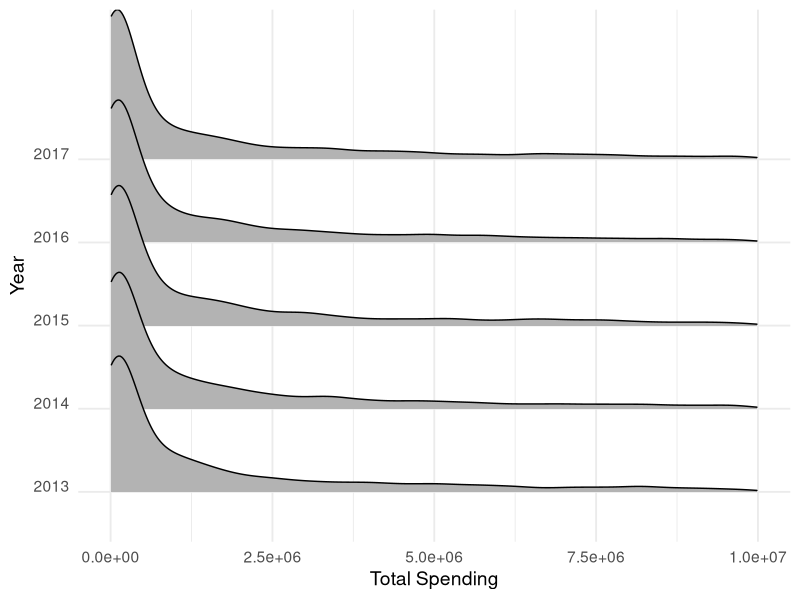
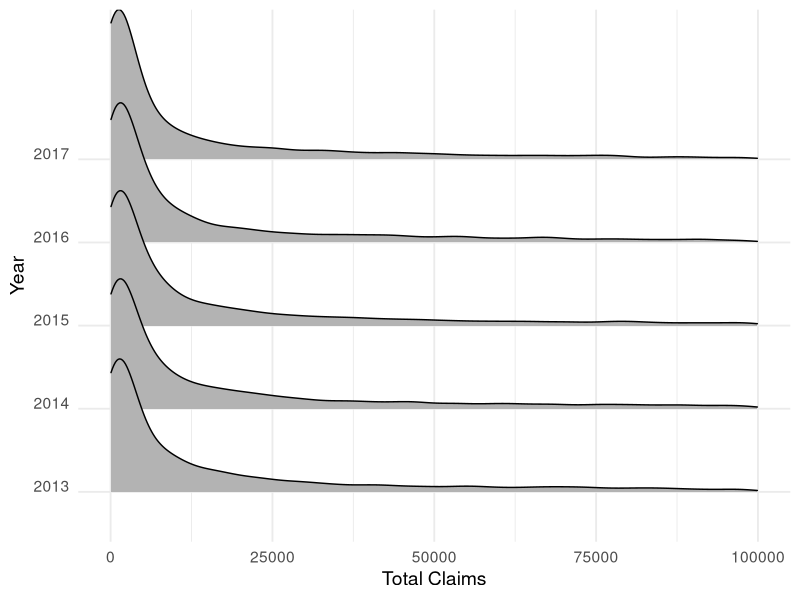
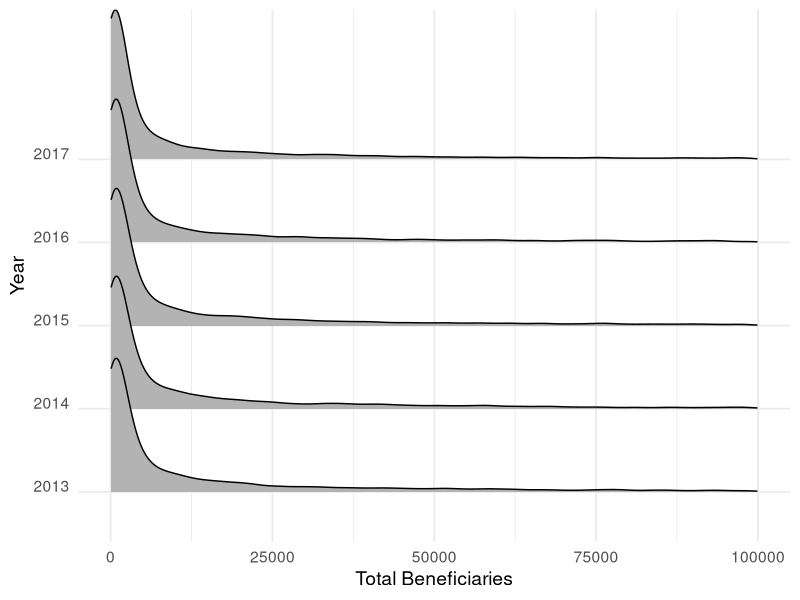
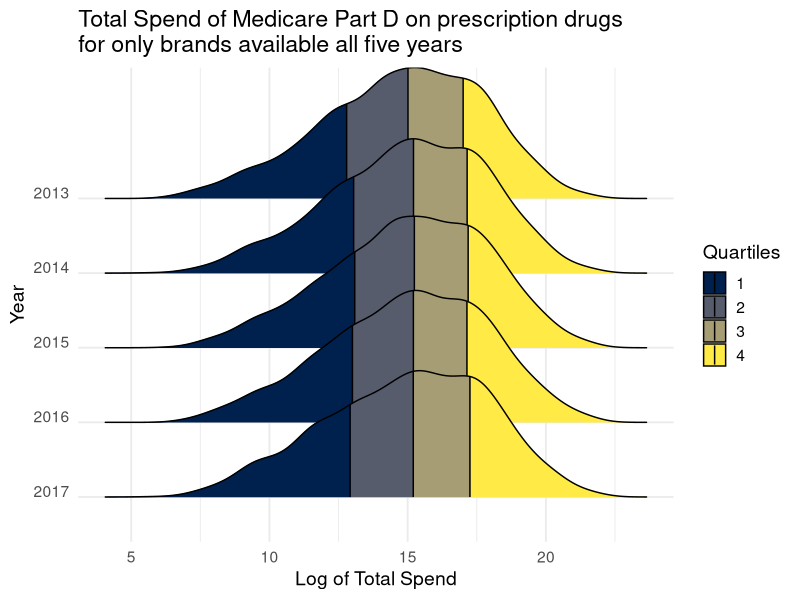
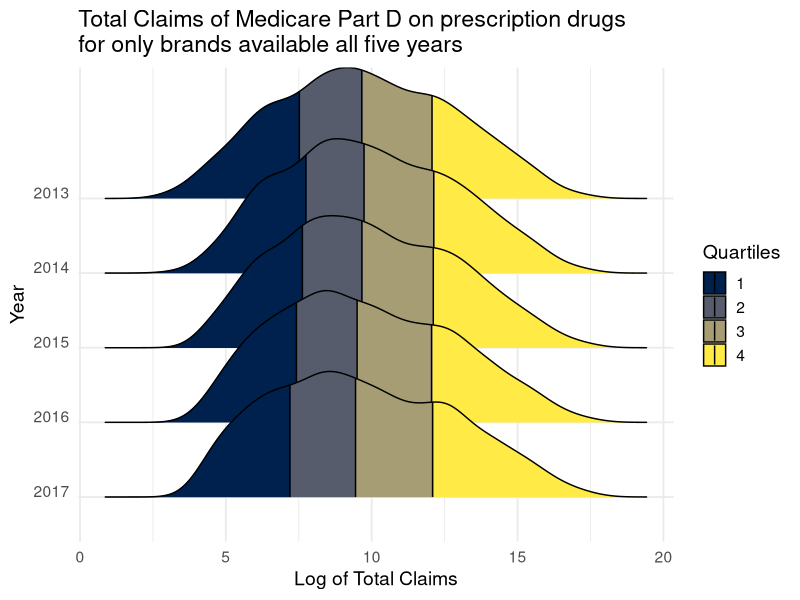
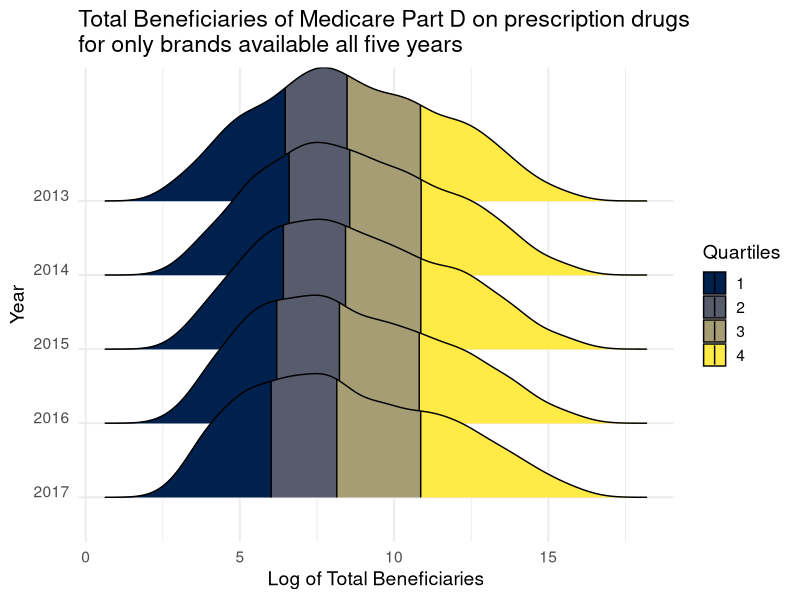
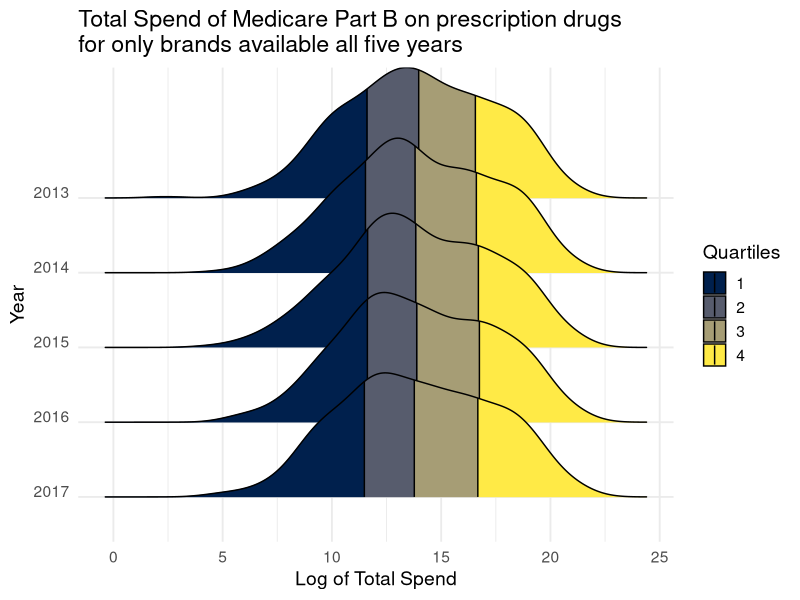
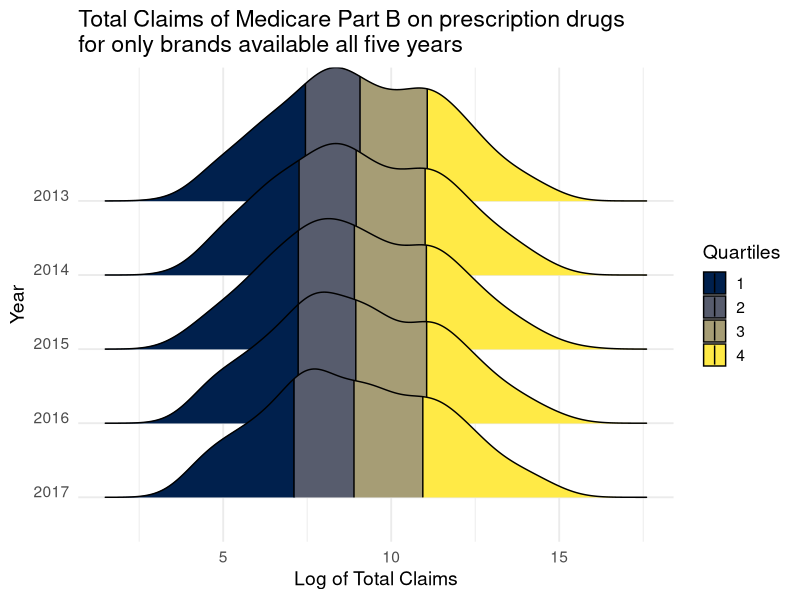

Recreate these plots in R, in order.
## ---- chunk 1
knitr::opts_chunk$set(echo = TRUE)
## ---- chunk 2
rm(list=ls(all=T))

library(tidyverse)
library(tidyselect)
library(viridis)
library(ggthemes)
library(ggridges)
## ---- chunk 3
medicaid <- read_csv("medicaid.csv")
partb <- read_csv("medicarepartb.csv")
partd <- read_csv("medicarepartd.csv")
## ---- chunk 4
partd <- partd %>%
  mutate_at(c("Brand Name", "Generic Name", "Manufacturer", "Year"), as_factor) %>%
  na.omit(.)

colnames(partd)[6] <- "Total Claims"

partb <- partb %>%
  mutate_at(c("Medicare Billing Code (HCPCS Code)", "Brand Name", "Generic Name", "Year"), as_factor) %>%
  na.omit(.)

medicaid <- medicaid %>%
  mutate_at(c("Brand Name", "Generic Name", "Manufacturer", "Year"), as_factor) %>%
  na.omit(.)
## ---- chunk 5
summary(partd)
## ---- chunk 6
summary(partb)
## ---- chunk 7
summary(medicaid)
## ---- chunk 8
partd %>%
  group_by(`Brand Name`) %>%
  summarise(numyrs = n_distinct(Year)) %>%
  ungroup(.) %>%
  right_join(partd, by = "Brand Name") %>%
  filter(numyrs == 5) %>%
  ggplot(aes(x = `Total Spending`, y = Year)) +
  geom_density_ridges() +
  theme_minimal(base_size = 14) + theme(axis.text.y = element_text(vjust = 0)) +
  xlim(0, 1e7)

partd %>%
  group_by(`Brand Name`) %>%
  summarise(numyrs = n_distinct(Year)) %>%
  ungroup(.) %>%
  right_join(partd, by = "Brand Name") %>%
  filter(numyrs == 5) %>%
  ggplot(aes(x = `Total Claims`, y = Year)) +
  geom_density_ridges() +
  theme_minimal(base_size = 14) + theme(axis.text.y = element_text(vjust = 0)) +
  xlim(0, 1e5)

partd %>%
  group_by(`Brand Name`) %>%
  summarise(numyrs = n_distinct(Year)) %>%
  ungroup(.) %>%
  right_join(partd, by = "Brand Name") %>%
  filter(numyrs == 5) %>%
  ggplot(aes(x = `Total Beneficiaries`, y = Year)) +
  geom_density_ridges() +
  theme_minimal(base_size = 14) + theme(axis.text.y = element_text(vjust = 0)) +
  xlim(0, 1e5)
## ---- chunk 9
partd %>%
  group_by(`Brand Name`) %>%
  summarise(numyrs = n_distinct(Year)) %>%
  ungroup(.) %>%
  right_join(partd, by = "Brand Name") %>%
  filter(numyrs == 5) %>%
  group_by(`Brand Name`, Year) %>%
  summarise(brandspend = sum(`Total Spending`), 
            branddose = sum(`Total Dosage Units`), 
            brandclaims = sum(`Total Claims`), 
            brandbens = sum(`Total Beneficiaries`)) %>%
  ungroup(.) %>%
  mutate(logspend = log(brandspend)) %>%
  ggplot(aes(x = logspend, y = fct_relevel(Year, rev), fill = factor(..quantile..))) +
  stat_density_ridges(
    geom = "density_ridges_gradient", calc_ecdf = TRUE,
    quantiles = 4, quantile_lines = TRUE
  ) +
  scale_fill_viridis(discrete = TRUE, name = "Quartiles", option = "E") +
  theme_minimal(base_size = 14) +
  theme(axis.text.y = element_text(vjust = 0)) +
  labs(x = "Log of Total Spend", y = "Year", title = "Total Spend of Medicare Part D on prescription drugs\nfor only brands available all five years")
## ---- chunk 10
partd %>%
  group_by(`Brand Name`) %>%
  summarise(numyrs = n_distinct(Year)) %>%
  ungroup(.) %>%
  right_join(partd, by = "Brand Name") %>%
  filter(numyrs == 5) %>%
  group_by(`Brand Name`, Year) %>%
  summarise(brandspend = sum(`Total Spending`), 
            branddose = sum(`Total Dosage Units`), 
            brandclaims = sum(`Total Claims`), 
            brandbens = sum(`Total Beneficiaries`)) %>%
  ungroup(.) %>%
  mutate(logclaims = log(brandclaims)) %>%
  ggplot(aes(x = logclaims, y = fct_relevel(Year, rev), fill = factor(..quantile..))) +
  stat_density_ridges(
    geom = "density_ridges_gradient", calc_ecdf = TRUE,
    quantiles = 4, quantile_lines = TRUE
  ) +
  scale_fill_viridis(discrete = TRUE, name = "Quartiles", option = "E") +
  theme_minimal(base_size = 14) +
  theme(axis.text.y = element_text(vjust = 0)) +
  labs(x = "Log of Total Claims", y = "Year", title = "Total Claims of Medicare Part D on prescription drugs\nfor only brands available all five years")
## ---- chunk 11
partd %>%
  group_by(`Brand Name`) %>%
  summarise(numyrs = n_distinct(Year)) %>%
  ungroup(.) %>%
  right_join(partd, by = "Brand Name") %>%
  filter(numyrs == 5) %>%
  group_by(`Brand Name`, Year) %>%
  summarise(brandspend = sum(`Total Spending`), 
            branddose = sum(`Total Dosage Units`), 
            brandclaims = sum(`Total Claims`), 
            brandbens = sum(`Total Beneficiaries`)) %>%
  ungroup(.) %>%
  mutate(logbens = log(brandbens)) %>%
  ggplot(aes(x = logbens, y = fct_relevel(Year, rev), fill = factor(..quantile..))) +
  stat_density_ridges(
    geom = "density_ridges_gradient", calc_ecdf = TRUE,
    quantiles = 4, quantile_lines = TRUE
  ) +
  scale_fill_viridis(discrete = TRUE, name = "Quartiles", option = "E") +
  theme_minimal(base_size = 14) +
  theme(axis.text.y = element_text(vjust = 0)) +
  labs(x = "Log of Total Beneficiaries", y = "Year", title = "Total Beneficiaries of Medicare Part D on prescription drugs\nfor only brands available all five years")
## ---- chunk 12
partb %>%
  group_by(`Brand Name`) %>%
  summarise(numyrs = n_distinct(Year)) %>%
  ungroup(.) %>%
  right_join(partb, by = "Brand Name") %>%
  filter(numyrs == 5) %>%
  mutate(logspend = log(`Total Spending`)) %>%
  ggplot(aes(x = logspend, y = fct_relevel(Year, rev), fill = factor(..quantile..))) +
  stat_density_ridges(
    geom = "density_ridges_gradient", calc_ecdf = TRUE,
    quantiles = 4, quantile_lines = TRUE
  ) +
  scale_fill_viridis(discrete = TRUE, name = "Quartiles", option = "E") +
  theme_minimal(base_size = 14) +
  theme(axis.text.y = element_text(vjust = 0)) +
  labs(x = "Log of Total Spend", y = "Year", title = "Total Spend of Medicare Part B on prescription drugs\nfor only brands available all five years")
## ---- chunk 13
partb %>%
  group_by(`Brand Name`) %>%
  summarise(numyrs = n_distinct(Year)) %>%
  ungroup(.) %>%
  right_join(partb, by = "Brand Name") %>%
  filter(numyrs == 5) %>%
  mutate(logclaims = log(`Total Claims`)) %>%
  ggplot(aes(x = logclaims, y = fct_relevel(Year, rev), fill = factor(..quantile..))) +
  stat_density_ridges(
    geom = "density_ridges_gradient", calc_ecdf = TRUE,
    quantiles = 4, quantile_lines = TRUE
  ) +
  scale_fill_viridis(discrete = TRUE, name = "Quartiles", option = "E") +
  theme_minimal(base_size = 14) +
  theme(axis.text.y = element_text(vjust = 0)) +
  labs(x = "Log of Total Claims", y = "Year", title = "Total Claims of Medicare Part B on prescription drugs\nfor only brands available all five years")
## ---- chunk 14
partb %>%
  group_by(`Brand Name`) %>%
  summarise(numyrs = n_distinct(Year)) %>%
  ungroup(.) %>%
  right_join(partb, by = "Brand Name") %>%
  filter(numyrs == 5) %>%
  mutate(logbens = log(`Total Beneficiaries`)) %>%
  ggplot(aes(x = logbens, y = fct_relevel(Year, rev), fill = factor(..quantile..))) +
  stat_density_ridges(
    geom = "density_ridges_gradient", calc_ecdf = TRUE,
    quantiles = 4, quantile_lines = TRUE
  ) +
  scale_fill_viridis(discrete = TRUE, name = "Quartiles", option = "E") +
  theme_minimal(base_size = 14) +
  theme(axis.text.y = element_text(vjust = 0)) +
  labs(x = "Log of Total Beneficiaries", y = "Year", title = "Total Beneficiaries of Medicare Part B on prescription drugs\nfor only brands available all five years")
## ---- chunk 15
medicaid %>%
  group_by(`Brand Name`) %>%
  summarise(numyrs = n_distinct(Year)) %>%
  ungroup(.) %>%
  right_join(medicaid, by = "Brand Name") %>%
  filter(numyrs == 5) %>%
  group_by(`Brand Name`, Year) %>%
  summarise(brandspend = sum(`Total Spending`), 
            branddose = sum(`Total Dosage Units`), 
            brandclaims = sum(`Total Claims`)) %>%
  ungroup(.) %>%
  mutate(logspend = log1p(brandspend)) %>%
  ggplot(aes(x = logspend, y = fct_relevel(Year, rev), fill = factor(..quantile..))) +
  stat_density_ridges(
    geom = "density_ridges_gradient", calc_ecdf = TRUE,
    quantiles = 4, quantile_lines = TRUE
  ) +
  scale_fill_viridis(discrete = TRUE, name = "Quartiles", option = "E") +
  theme_minimal(base_size = 14) +
  theme(axis.text.y = element_text(vjust = 0)) +
  labs(x = "Log of Total Spend", y = "Year", title = "Total Spend of Medicaid on prescription drugs\nfor only brands available all five years")

## ---- chunk 16
medicaid %>%
  group_by(`Brand Name`) %>%
  summarise(numyrs = n_distinct(Year)) %>%
  ungroup(.) %>%
  right_join(medicaid, by = "Brand Name") %>%
  filter(numyrs == 5) %>%
  group_by(`Brand Name`, Year) %>%
  summarise(brandspend = sum(`Total Spending`), 
            branddose = sum(`Total Dosage Units`), 
            brandclaims = sum(`Total Claims`)) %>%
  ungroup(.) %>%
  mutate(logclaims = log1p(brandclaims)) %>%
  ggplot(aes(x = logclaims, y = fct_relevel(Year, rev), fill = factor(..quantile..))) +
  stat_density_ridges(
    geom = "density_ridges_gradient", calc_ecdf = TRUE,
    quantiles = 4, quantile_lines = TRUE
  ) +
  scale_fill_viridis(discrete = TRUE, name = "Quartiles", option = "E") +
  theme_minimal(base_size = 14) +
  theme(axis.text.y = element_text(vjust = 0)) +
  labs(x = "Log of Total Claims", y = "Year", title = "Total Claims of Medicaid on prescription drugs\nfor only brands available all five years")
## ---- chunk 17
chngyr <- 2017 - 2013

partdbrandchng <- partd %>%
  group_by(`Brand Name`) %>%
  summarise(numyrs = n_distinct(Year)) %>%
  ungroup(.) %>%
  right_join(partd, by = "Brand Name") %>%
  filter(numyrs == 5) %>%
  group_by(`Brand Name`, Year) %>%
  summarise(brandspend = sum(`Total Spending`), 
            branddose = sum(`Total Dosage Units`), 
            brandclaims = sum(`Total Claims`), 
            brandbens = sum(`Total Beneficiaries`)) %>%
  ungroup(.) %>%
  group_by(`Brand Name`) %>%
  arrange(Year, .by_group = TRUE) %>%
  mutate(nomchngspend = brandspend - lag(brandspend, n = chngyr), 
         nomchngdose = branddose - lag(branddose, n = chngyr), 
         nomchngclaims = brandclaims - lag(brandclaims, n = chngyr), 
         nomchngbens = brandbens - lag(brandbens, n = chngyr),
         perchngspend = (brandspend-lag(brandspend, n = chngyr))/lag(brandspend, n = chngyr),
         perchngdose = (branddose-lag(branddose, n = chngyr))/lag(branddose, n = chngyr),
         perchngclaims = (brandclaims-lag(brandclaims, n = chngyr))/lag(brandclaims, n = chngyr),
         perchngbens = (brandbens-lag(brandbens, n = chngyr))/lag(brandbens, n = chngyr)
         ) %>%
  fill(nomchngspend, 
       nomchngdose, 
       nomchngclaims, 
       nomchngbens,
       perchngspend,
       perchngdose,
       perchngclaims,
       perchngbens,
       .direction = "up")

partdbrandchng %>%
  select(everything(), -Year, -brandspend, -branddose, -brandclaims, -brandbens) %>%
  distinct() %>%
  ggplot(aes(x = nomchngspend, y = nomchngclaims)) +
  geom_point(stat = "identity", position = "jitter") +
  theme_minimal()

partdbrandchng %>%
  select(everything(), -Year, -brandspend, -branddose, -brandclaims, -brandbens) %>%
  distinct() %>%
  ggplot(aes(x = perchngspend, y = perchngclaims)) +
  geom_point(stat = "identity", position = "jitter") +
  theme_minimal()
## ---- chunk 18
partbbrandchng <- partb %>%
  group_by(`Brand Name`) %>%
  summarise(numyrs = n_distinct(Year)) %>%
  ungroup(.) %>%
  right_join(partb, by = "Brand Name") %>%
  filter(numyrs == 5) %>%
  group_by(`Brand Name`, Year) %>%
  summarise(brandspend = sum(`Total Spending`), 
            branddose = sum(`Total Dosage Units`), 
            brandclaims = sum(`Total Claims`), 
            brandbens = sum(`Total Beneficiaries`)) %>%
  ungroup(.) %>%
  group_by(`Brand Name`) %>%
  arrange(Year, .by_group = TRUE) %>%
  mutate(nomchngspend = brandspend - lag(brandspend, n = chngyr), 
         nomchngdose = branddose - lag(branddose, n = chngyr), 
         nomchngclaims = brandclaims - lag(brandclaims, n = chngyr), 
         nomchngbens = brandbens - lag(brandbens, n = chngyr),
         perchngspend = (brandspend/lag(brandspend, n = chngyr)) - 1,
         perchngdose = (branddose/lag(branddose, n = chngyr)) - 1,
         perchngclaims = (brandclaims/lag(brandclaims, n = chngyr)) - 1,
         perchngbens = (brandbens/lag(brandbens, n = chngyr)) - 1) %>%
  fill(nomchngspend, 
       nomchngdose, 
       nomchngclaims, 
       nomchngbens,
       perchngspend,
       perchngdose,
       perchngclaims,
       perchngbens,
       .direction = "up")

partbbrandchng %>%
  select(everything(), -Year, -brandspend, -branddose, -brandclaims, -brandbens) %>%
  distinct() %>%
  ggplot(aes(x = nomchngspend, y = nomchngclaims)) +
  geom_point(stat = "identity") +
  theme_minimal()

partbbrandchng %>%
  select(everything(), -Year, -brandspend, -branddose, -brandclaims, -brandbens) %>%
  distinct() %>%
  ggplot(aes(x = perchngspend, y = perchngclaims)) +
  geom_point(stat = "identity") +
  theme_minimal()
## ---- chunk 19
medicaidbrandchng <- medicaid %>%
  group_by(`Brand Name`) %>%
  summarise(numyrs = n_distinct(Year)) %>%
  ungroup(.) %>%
  right_join(medicaid, by = "Brand Name") %>%
  filter(numyrs == 5) %>%
  group_by(`Brand Name`, Year) %>%
  summarise(brandspend = sum(`Total Spending`), 
            branddose = sum(`Total Dosage Units`), 
            brandclaims = sum(`Total Claims`)) %>%
  ungroup(.) %>%
  group_by(`Brand Name`) %>%
  arrange(Year, .by_group = TRUE) %>%
  mutate(nomchngspend = brandspend - lag(brandspend, n = chngyr), 
         nomchngdose = branddose - lag(branddose, n = chngyr), 
         nomchngclaims = brandclaims - lag(brandclaims, n = chngyr),
         perchngspend = (brandspend/lag(brandspend, n = chngyr)) - 1,
         perchngdose = (branddose/lag(branddose, n = chngyr)) - 1,
         perchngclaims = (brandclaims/lag(brandclaims, n = chngyr)) - 1) %>%
  fill(nomchngspend, 
       nomchngdose, 
       nomchngclaims,
       perchngspend,
       perchngdose,
       perchngclaims,
       .direction = "up")

medicaidbrandchng %>%
  select(everything(), -Year, -brandspend, -branddose, -brandclaims) %>%
  distinct() %>%
  ggplot(aes(x = nomchngspend, y = nomchngclaims)) +
  geom_point(stat = "identity") +
  theme_minimal()

medicaidbrandchng %>%
  select(everything(), -Year, -brandspend, -branddose, -brandclaims) %>%
  distinct() %>%
  ggplot(aes(x = perchngspend, y = perchngclaims)) +
  geom_point(stat = "identity") +
  theme_minimal()
## ---- chunk 20
partd_manufac <- partd %>%
  group_by(`Brand Name`, Year) %>%
  mutate(avg_spend_per_claim_brand = signif(sum(`Total Spending`)/sum(`Total Claims`), 3)) %>%
  group_by(Manufacturer, add = TRUE) %>%
  mutate(avg_spend_per_claim_manufac = sum(`Total Spending`)/sum(`Total Claims`)) %>%
  mutate(avg_spend_per_claim_resid = signif(avg_spend_per_claim_manufac, 3) - signif(avg_spend_per_claim_brand, 3), 
         avg_spend_per_claim_status = ifelse(avg_spend_per_claim_resid == 0, "at_average", ifelse(avg_spend_per_claim_resid < 0, "below_average", "above_average")), 
         market_diff = avg_spend_per_claim_resid * `Total Claims`) %>%
  ungroup(.) %>%
  group_by(Manufacturer, Year, avg_spend_per_claim_status) %>%
  summarise(manufacturer_diff = sum(market_diff), price_status_drugs = n()) 
## ---- chunk 21
medicaid_manufac <- medicaid %>%
  group_by(`Brand Name`, Year) %>%
  mutate(avg_spend_per_claim_brand = signif(sum(`Total Spending`)/sum(`Total Claims`), 3)) %>%
  group_by(Manufacturer, add = TRUE) %>%
  mutate(avg_spend_per_claim_manufac = sum(`Total Spending`)/sum(`Total Claims`)) %>%
  mutate(avg_spend_per_claim_resid = signif(avg_spend_per_claim_manufac, 3) - signif(avg_spend_per_claim_brand, 3), 
         avg_spend_per_claim_status = ifelse(avg_spend_per_claim_resid == 0, "at_average", ifelse(avg_spend_per_claim_resid < 0, "below_average", "above_average")), 
         market_diff = avg_spend_per_claim_resid * `Total Claims`) %>%
  ungroup(.) %>%
  group_by(Manufacturer, Year, avg_spend_per_claim_status) %>%
  summarise(manufacturer_diff = sum(market_diff), price_status_drugs = n()) 
## ---- chunk 22
partd %>% 
  filter(str_detect(`Generic Name`, "Insulin")) %>%
  group_by(Year) %>%
  summarise(totalspend = sum(`Total Spending`)) %>%
  ggplot(aes(x = Year, y = totalspend, fill = totalspend)) +
  geom_bar(stat = "identity") +
  theme_minimal()

partd %>% 
  filter(str_detect(`Generic Name`, "Insulin")) %>%
  group_by(Year) %>%
  summarise(totalbens = sum(`Total Beneficiaries`)) %>%
  ggplot(aes(x = Year, y = totalbens, fill = totalbens)) +
  geom_bar(stat = "identity") +
  theme_minimal()
